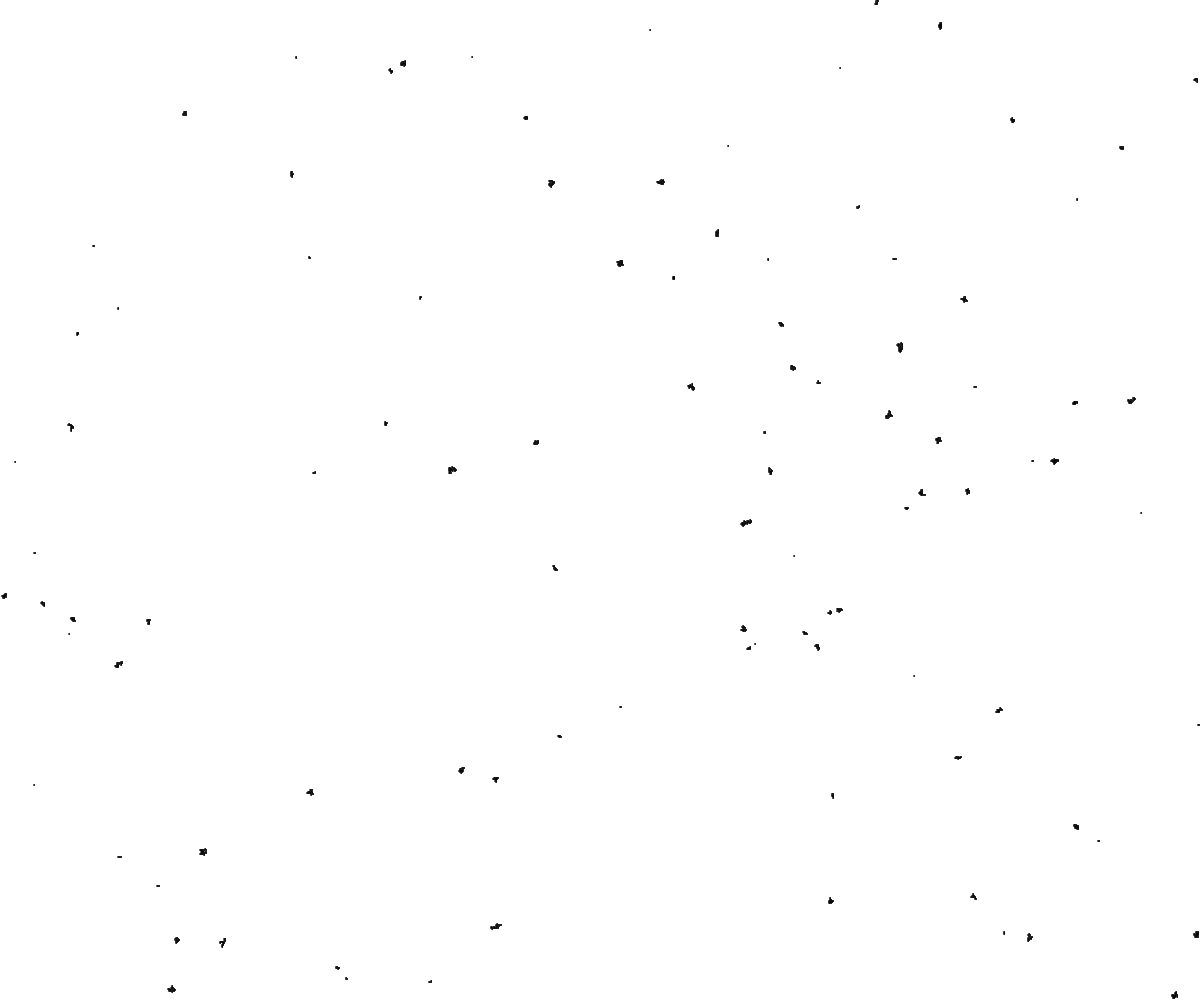
Frame 1 (no input)
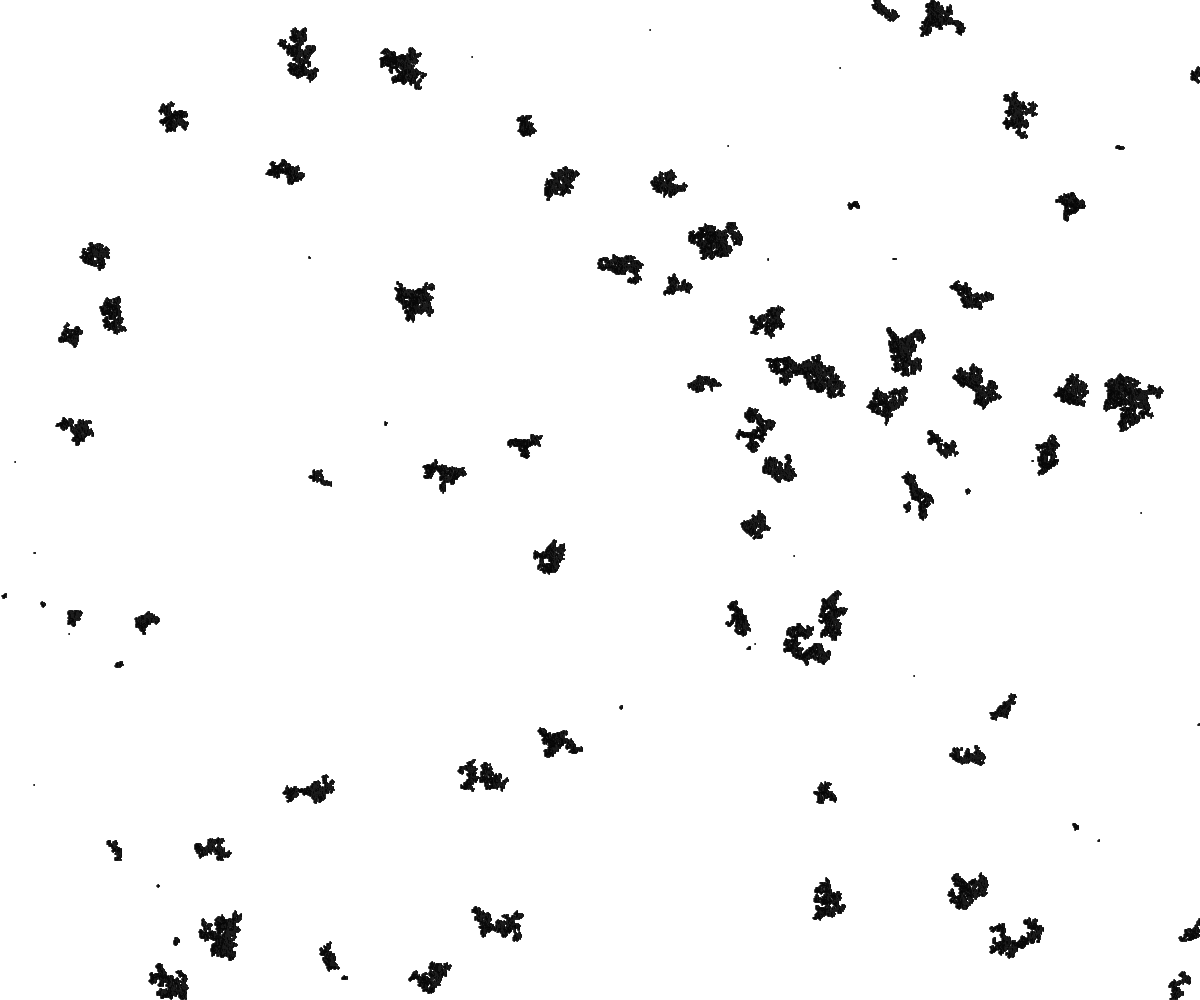
Frame 60 (no input)
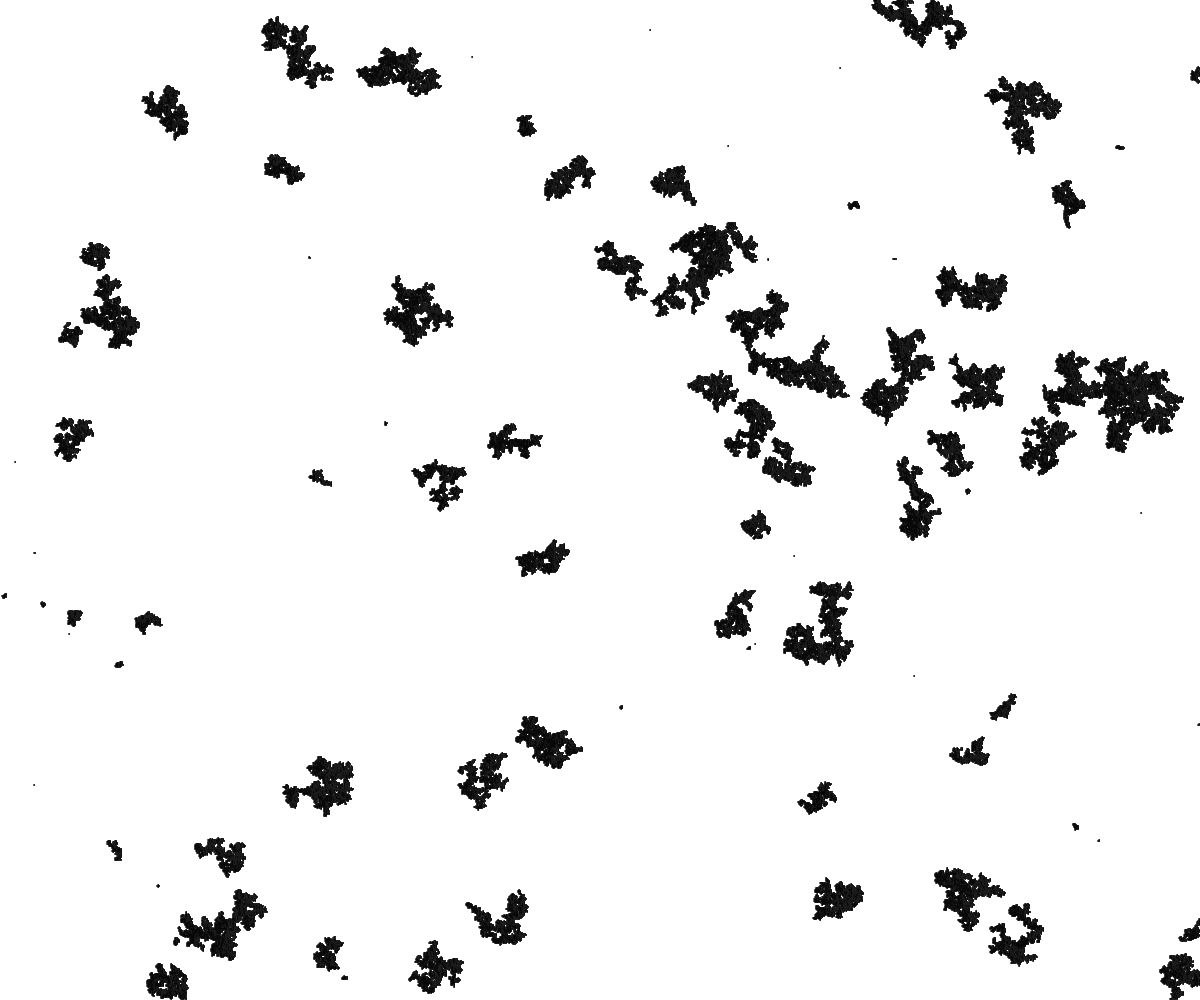
Frame 120 (the mouse pressed at the canvas centre since frame 60)

The p5.js sketch that drew these frames (run headless with seeded random() and noise() and a simulated clock; from frame 60 on, the mouse is pressed at the canvas centre):

// p5.js sketch
// ── sketch.js
function doubleKey(x,y) {
    return x+","+y;
}

function keyToVals(key) {
  const vals = key.split(",");
  return vals.map((val) => Number.parseInt(val));
}

class DoubleSet {
  constructor(other) {
    this.set = new Set(other?.set);
  }

  add(x,y) {
    return this.set.add(doubleKey(x,y));
  }
  
  has(x,y) {
    return this.set.has(doubleKey(x,y));
  }
  
  delete(x,y) {
    return this.set.delete(doubleKey(x,y));
  }
  
  get() {
    const {value, done} = this.set.values().next();
    if(done) return undefined;
    return keyToVals(value);
  }
  
  size() {
    return this.set.size;
  }
}

const dirs = [
  [1,0],
  [-1,0],
  [0,1],
  [0,-1],
];

const noiseScale = .01;
const available = new DoubleSet();
const expand = [];
let i = 0;
function setup() {
  createCanvas(innerWidth, innerHeight);
  background(255);
  for(let x=0;x<width;x++) {
    for(let y=0;y<height;y++) {
      available.add(x,y);
    }
  }
  for(let j=0;j<100;j++) {
    const x = floor(random(width));
    const y = floor(random(height));
    available.delete(x,y);
    expand.push([x,y]);
    circle(x,y,1);
  }
}
  

function draw() {
  let expanded = 0;
  i = 0;
  while(expanded < 1000) {
    const toExpand = expand[i];
    const [ox,oy] = toExpand;
    let hits = 0;
    for(const [dx,dy] of dirs) {
      const x = ox+dx;
      const y = oy+dy;
      if(x<0||x>width||y<0||y>height||!available.has(x,y)||random()<.6) continue;
      hits++;
      available.delete(x,y);
      circle(x,y,1);
      expand.push([x,y]);
    }
    if(hits===0) expand.splice(i,1);
    else i++;
    if(i >= expand.length) {
      if(expand.length === 0) {
        console.log("done");
        noLoop();
        break;
      }
      i = 0;
    }
    expanded ++;
  }
}
